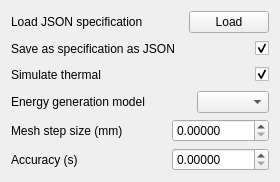
      <widget class="QWidget" name="tab_simulation">
       <attribute name="title">
        <string>Simulation</string>
       </attribute>
       <layout class="QVBoxLayout" name="verticalLayout_3">
        <item>
         <layout class="QHBoxLayout" name="horizontalLayout_8">
          <item>
           <widget class="QLabel" name="label_11">
            <property name="text">
             <string>Load JSON specification</string>
            </property>
            <property name="buddy">
             <cstring>pushButton_simulation_load</cstring>
            </property>
           </widget>
          </item>
          <item>
           <spacer name="horizontalSpacer_7">
            <property name="orientation">
             <enum>Qt::Horizontal</enum>
            </property>
            <property name="sizeHint" stdset="0">
             <size>
              <width>40</width>
              <height>20</height>
             </size>
            </property>
           </spacer>
          </item>
          <item>
           <widget class="QPushButton" name="pushButton_simulation_load">
            <property name="text">
             <string>Load</string>
            </property>
           </widget>
          </item>
         </layout>
        </item>
        <item>
         <layout class="QHBoxLayout" name="horizontalLayout_9">
          <item>
           <widget class="QLabel" name="label_12">
            <property name="text">
             <string>Save as specification as JSON</string>
            </property>
            <property name="buddy">
             <cstring>checkBox_simulation_save</cstring>
            </property>
           </widget>
          </item>
          <item>
           <spacer name="horizontalSpacer_8">
            <property name="orientation">
             <enum>Qt::Horizontal</enum>
            </property>
            <property name="sizeHint" stdset="0">
             <size>
              <width>40</width>
              <height>20</height>
             </size>
            </property>
           </spacer>
          </item>
          <item>
           <widget class="QCheckBox" name="checkBox_simulation_save">
            <property name="layoutDirection">
             <enum>Qt::RightToLeft</enum>
            </property>
            <property name="text">
             <string/>
            </property>
            <property name="checked">
             <bool>true</bool>
            </property>
           </widget>
          </item>
         </layout>
        </item>
        <item>
         <layout class="QHBoxLayout" name="horizontalLayout_3">
          <item>
           <widget class="QLabel" name="label_2">
            <property name="text">
             <string>Simulate thermal</string>
            </property>
            <property name="buddy">
             <cstring>checkBox_simulation_thermal</cstring>
            </property>
           </widget>
          </item>
          <item>
           <spacer name="horizontalSpacer_4">
            <property name="orientation">
             <enum>Qt::Horizontal</enum>
            </property>
            <property name="sizeHint" stdset="0">
             <size>
              <width>40</width>
              <height>20</height>
             </size>
            </property>
           </spacer>
          </item>
          <item>
           <widget class="QCheckBox" name="checkBox_simulation_thermal">
            <property name="layoutDirection">
             <enum>Qt::RightToLeft</enum>
            </property>
            <property name="text">
             <string/>
            </property>
            <property name="checked">
             <bool>true</bool>
            </property>
           </widget>
          </item>
         </layout>
        </item>
        <item>
         <layout class="QHBoxLayout" name="horizontalLayout_4">
          <item>
           <widget class="QLabel" name="label">
            <property name="text">
             <string>Energy generation model</string>
            </property>
            <property name="buddy">
             <cstring>comboBox_simulation_energy_model</cstring>
            </property>
           </widget>
          </item>
          <item>
           <spacer name="horizontalSpacer_3">
            <property name="orientation">
             <enum>Qt::Horizontal</enum>
            </property>
            <property name="sizeHint" stdset="0">
             <size>
              <width>40</width>
              <height>20</height>
             </size>
            </property>
           </spacer>
          </item>
          <item>
           <widget class="QComboBox" name="comboBox_simulation_energy_model"/>
          </item>
         </layout>
        </item>
        <item>
         <layout class="QHBoxLayout" name="horizontalLayout_5">
          <item>
           <widget class="QLabel" name="label_4">
            <property name="text">
             <string>Mesh step size (mm)</string>
            </property>
            <property name="buddy">
             <cstring>doubleSpinBox_simulation_mesh_step</cstring>
            </property>
           </widget>
          </item>
          <item>
           <spacer name="horizontalSpacer_5">
            <property name="orientation">
             <enum>Qt::Horizontal</enum>
            </property>
            <property name="sizeHint" stdset="0">
             <size>
              <width>40</width>
              <height>20</height>
             </size>
            </property>
           </spacer>
          </item>
          <item>
           <widget class="QDoubleSpinBox" name="doubleSpinBox_simulation_mesh_step">
            <property name="decimals">
             <number>5</number>
            </property>
            <property name="maximum">
             <double>99999.999989999996615</double>
            </property>
           </widget>
          </item>
         </layout>
        </item>
        <item>
         <layout class="QHBoxLayout" name="horizontalLayout_6">
          <item>
           <widget class="QLabel" name="label_3">
            <property name="text">
             <string>Accuracy (s)</string>
            </property>
            <property name="buddy">
             <cstring>doubleSpinBox_simulation_accuracy</cstring>
            </property>
           </widget>
          </item>
          <item>
           <spacer name="horizontalSpacer_6">
            <property name="orientation">
             <enum>Qt::Horizontal</enum>
            </property>
            <property name="sizeHint" stdset="0">
             <size>
              <width>40</width>
              <height>20</height>
             </size>
            </property>
           </spacer>
          </item>
          <item>
           <widget class="QDoubleSpinBox" name="doubleSpinBox_simulation_accuracy">
            <property name="decimals">
             <number>5</number>
            </property>
            <property name="maximum">
             <double>99999.999989999996615</double>
            </property>
           </widget>
          </item>
         </layout>
        </item>
       </layout>
      </widget>
